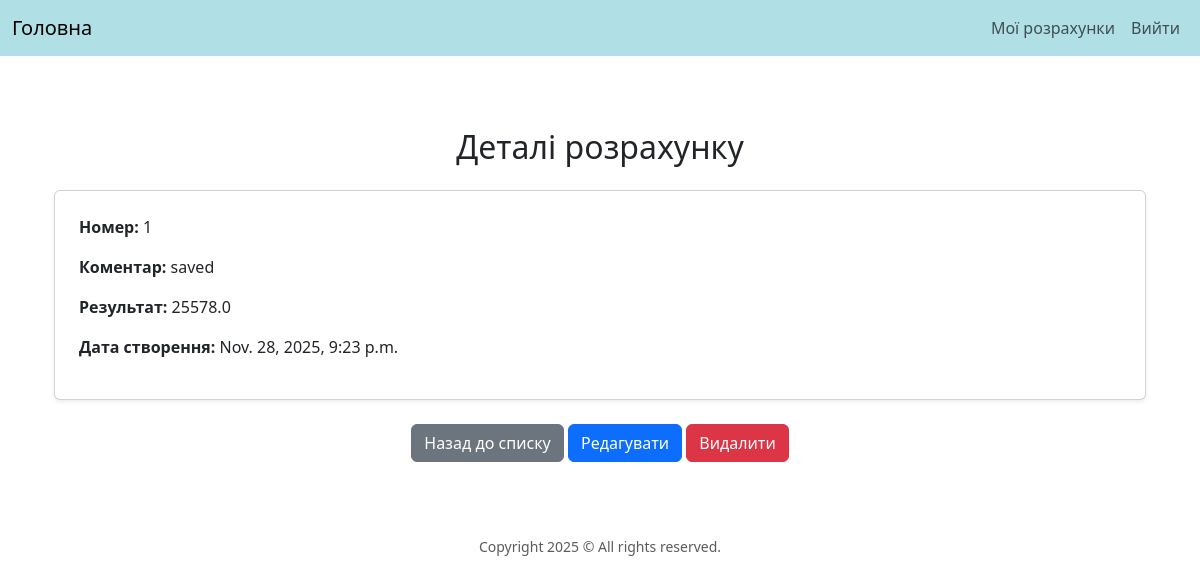
Screenshot of /calculations/34/ (signed in) with the database file from the repository.
### upload/models.py (models this page shows, shortened)
class Calculation(models.Model):
    user = models.ForeignKey(User, on_delete=models.CASCADE, related_name="calculations")
    number = models.PositiveIntegerField(validators=[MinValueValidator(1)]) #має бути >0 і ціле значення
    comment = models.TextField(blank=True, null=True)
    result = models.FloatField(null=True, blank=True)
    created_at = models.DateTimeField(auto_now_add=True)

### upload/views.py (the view)
# urls.py: path('calculations/<int:pk>/', CalculationDetailView.as_view(), name="calculation_detail"),
class CalculationDetailView(LoginRequiredMixin, DetailView):
    model = Calculation
    template_name = "calculations/detail.html"
    context_object_name = "calculation"
    def get_queryset(self):
        return Calculation.objects.filter(user=self.request.user)

### upload/templates/calculations/detail.html (shortened to what this page needs)
{% extends "base.html" %}
{% block content %}
<div class="container py-5">
  <h2 class="text-center mb-4">Деталі розрахунку</h2>
  <div class="card p-4 shadow-sm">
    <p><strong>Номер:</strong> {{ calculation.number }}</p>
    <p><strong>Коментар:</strong>
      {% if calculation.comment %}
        {{ calculation.comment }}
      {% else %}
        (немає)
      {% endif %}
    </p>
    <p><strong>Результат:</strong> {{ calculation.result }}</p>
    <p><strong>Дата створення:</strong> {{ calculation.created_at }}</p>
  </div>
  <div class="mt-4 text-center">
    <a href="{% url 'calculation_list' %}" class="btn btn-secondary">Назад до списку</a>
    <a href="{% url 'calculation_edit' calculation.pk %}" class="btn btn-primary">Редагувати</a>
    <a href="{% url 'calculation_delete' calculation.pk %}" class="btn btn-danger">Видалити</a>
  </div>
</div>
{% endblock %}

### rows the page displays
Calculation: number "1", comment "saved", result "25578.0", created_at "Nov. 28, 2025, 9:23 p.m."
